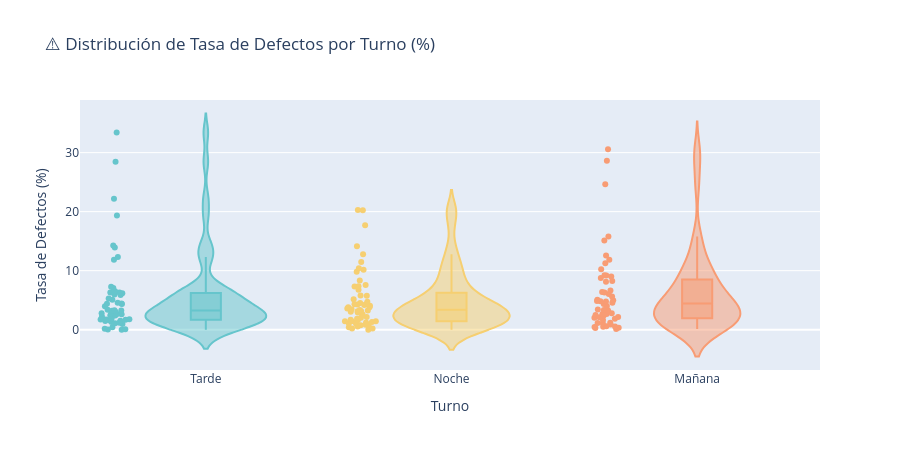

The code cell stored with this chart in its notebook:
### Code cell
# ══════════════════════════════════════════════════════════════
# PASO 6 — Visualización 2
# Pregunta a responder: ¿En qué turno hay más defectos?
# Tipo sugerido: Barras agrupadas o Violín
# ══════════════════════════════════════════════════════════════

# Tu código aquí:
fig2 = px.violin(
    df,
    x         = 'turno',
    y         = 'tasa_defectos_pct',
    color     = 'turno',
    box       = True,          # muestra boxplot interno
    points    = 'all',         # muestra todos los puntos
    title     = '⚠️ Distribución de Tasa de Defectos por Turno (%)',
    labels    = {'tasa_defectos_pct': 'Tasa de Defectos (%)', 'turno': 'Turno'},
    color_discrete_sequence = px.colors.qualitative.Pastel
)
fig2.update_layout(height=450, showlegend=False)
fig2.show()

### Figure 1 — Plotly figure (JSON) as saved in the notebook; plotly's stock layout.template omitted (floating-point values rounded to 4 significant figures)
{"data": [{"alignmentgroup": "True", "box": {"visible": true}, "hovertemplate": "Turno=%{x}<br>Tasa de Defectos (%)=%{y}<extra></extra>", "legendgroup": "Tarde", "marker": {"color": "rgb(102, 197, 204)"}, "name": "Tarde", "offsetgroup": "Tarde", "orientation": "v", "points": "all", "scalegroup": "True", "showlegend": true, "type": "violin", "x": ["Tarde", "Tarde", "Tarde", "Tarde", "Tarde", "Tarde", "Tarde", "Tarde", "Tarde", "Tarde", "Tarde", "Tarde", "Tarde", "Tarde", "Tarde", "Tarde", "Tarde", "Tarde", "Tarde", "Tarde", "Tarde", "Tarde", "Tarde", "Tarde", "Tarde", "Tarde", "Tarde", "Tarde", "Tarde", "Tarde", "Tarde", "Tarde", "Tarde", "Tarde", "Tarde", "Tarde", "Tarde", "Tarde", "Tarde", "Tarde", "Tarde", "Tarde", "Tarde", "Tarde", "Tarde", "Tarde", "Tarde", "Tarde", "Tarde", "Tarde", "Tarde", "Tarde"], "x0": " ", "xaxis": "x", "y": [6.31, 1.53, 2.41, 3.25, 1.17, 19.33, 28.46, 4.43, 12.32, 33.4, 0.39, 5.94, 11.86, 0.08, 1.76, 4.56, 7.06, 2.77, 1.73, 1.67, 6.19, 1.09, 2.64, 4.39, 14.26, 1.46, 7.29, 2.72, 3.21, 0.02, 1.73, 5.87, 0.14, 6.51, 2.23, 6.28, 2.42, 1.93, 3.36, 13.92, 3.29, 3.98, 2.61, 1.29, 5.27, 5.06, 22.18, 0.0, 3.03, 1.54, 4.36, 0.95], "y0": " ", "yaxis": "y"}, {"alignmentgroup": "True", "box": {"visible": true}, "hovertemplate": "Turno=%{x}<br>Tasa de Defectos (%)=%{y}<extra></extra>", "legendgroup": "Noche", "marker": {"color": "rgb(246, 207, 113)"}, "name": "Noche", "offsetgroup": "Noche", "orientation": "v", "points": "all", "scalegroup": "True", "showlegend": true, "type": "violin", "x": ["Noche", "Noche", "Noche", "Noche", "Noche", "Noche", "Noche", "Noche", "Noche", "Noche", "Noche", "Noche", "Noche", "Noche", "Noche", "Noche", "Noche", "Noche", "Noche", "Noche", "Noche", "Noche", "Noche", "Noche", "Noche", "Noche", "Noche", "Noche", "Noche", "Noche", "Noche", "Noche", "Noche", "Noche", "Noche", "Noche", "Noche", "Noche", "Noche", "Noche", "Noche", "Noche", "Noche", "Noche", "Noche", "Noche", "Noche", "Noche", "Noche", "Noche", "Noche", "Noche", "Noche", "Noche", "Noche", "Noche"], "x0": " ", "xaxis": "x", "y": [4.05, 4.29, 0.67, 1.7, 2.55, 4.72, 0.82, 2.15, 20.25, 5.73, 20.27, 2.0, 8.33, 4.5, 4.25, 1.84, 14.13, 9.83, 0.42, 4.33, 0.73, 4.17, 11.47, 3.03, 3.58, 1.61, 5.15, 3.78, 3.14, 10.17, 5.79, 1.43, 7.35, 7.3, 1.08, 2.93, 6.75, 3.34, 3.12, 0.19, 0.55, 0.0, 1.42, 17.71, 1.24, 1.29, 12.76, 0.94, 7.55, 3.24, 1.44, 10.41, 3.45, 0.19, 3.8, 1.23], "y0": " ", "yaxis": "y"}, {"alignmentgroup": "True", "box": {"visible": true}, "hovertemplate": "Turno=%{x}<br>Tasa de Defectos (%)=%{y}<extra></extra>", "legendgroup": "Mañana", "marker": {"color": "rgb(248, 156, 116)"}, "name": "Mañana", "offsetgroup": "Mañana", "orientation": "v", "points": "all", "scalegroup": "True", "showlegend": true, "type": "violin", "x": ["Mañana", "Mañana", "Mañana", "Mañana", "Mañana", "Mañana", "Mañana", "Mañana", "Mañana", "Mañana", "Mañana", "Mañana", "Mañana", "Mañana", "Mañana", "Mañana", "Mañana", "Mañana", "Mañana", "Mañana", "Mañana", "Mañana", "Mañana", "Mañana", "Mañana", "Mañana", "Mañana", "Mañana", "Mañana", "Mañana", "Mañana", "Mañana", "Mañana", "Mañana", "Mañana", "Mañana", "Mañana", "Mañana", "Mañana", "Mañana", "Mañana", "Mañana", "Mañana", "Mañana", "Mañana", "Mañana", "Mañana", "Mañana", "Mañana", "Mañana", "Mañana", "Mañana"], "x0": " ", "xaxis": "x", "y": [4.82, 2.4, 0.89, 5.0, 2.64, 4.55, 0.32, 3.24, 2.16, 6.04, 8.14, 0.49, 0.52, 2.5, 0.28, 4.34, 11.25, 8.23, 0.59, 6.62, 4.87, 3.42, 0.45, 28.64, 6.37, 1.85, 24.65, 12.56, 1.08, 4.78, 9.18, 8.76, 15.8, 2.67, 1.14, 10.25, 1.18, 30.59, 2.77, 15.1, 9.0, 1.64, 9.23, 2.04, 5.09, 2.09, 3.32, 0.12, 11.83, 4.02, 6.3, 5.6], "y0": " ", "yaxis": "y"}], "layout": {"height": 450, "legend": {"title": {"text": "Turno"}, "tracegroupgap": 0}, "showlegend": false, "title": {"text": "⚠️ Distribución de Tasa de Defectos por Turno (%)"}, "violinmode": "overlay", "xaxis": {"anchor": "y", "categoryarray": ["Tarde", "Noche", "Mañana"], "categoryorder": "array", "domain": [0, 1], "title": {"text": "Turno"}}, "yaxis": {"anchor": "x", "domain": [0, 1], "title": {"text": "Tasa de Defectos (%)"}}}}
